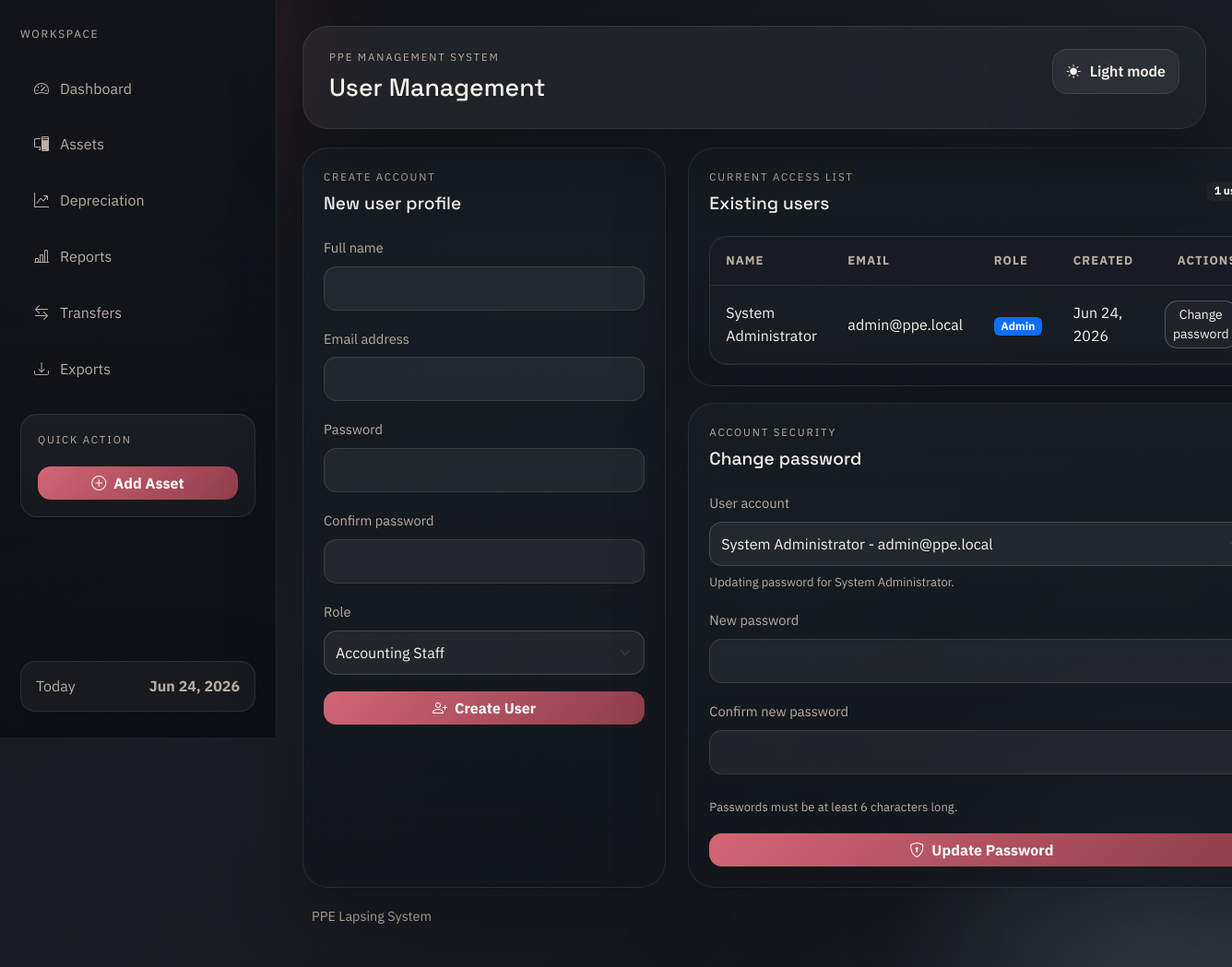
/register.php, run on the app's committed database.
### tables this page shows
CREATE TABLE IF NOT EXISTS users (
    user_id INT AUTO_INCREMENT PRIMARY KEY,
    full_name VARCHAR(100) NOT NULL,
    email VARCHAR(100) NOT NULL UNIQUE,
    password VARCHAR(255) NOT NULL,
    role ENUM('Admin', 'Accounting Staff', 'Auditor') DEFAULT 'Accounting Staff',
    created_at TIMESTAMP DEFAULT CURRENT_TIMESTAMP
);

### database.php (called while the page is built, shortened)
<?php
$dbConnectionError = null;
function db_error(): ?string
{
    global $dbConnectionError;
    return $dbConnectionError;
}

### depreciation_function.php (called while the page is built, shortened)
<?php
function count_users(PDO $pdo): int
{
    return (int) $pdo->query('SELECT COUNT(*) FROM users')->fetchColumn();
}
function fetch_users(PDO $pdo): array
{
    $statement = $pdo->query('SELECT user_id, full_name, email, role, created_at FROM users ORDER BY created_at DESC');
    return $statement->fetchAll() ?: [];
}
function fetch_user_by_id(PDO $pdo, int $userId): ?array
{
    $statement = $pdo->prepare(
        'SELECT user_id, full_name, email, role, created_at
         FROM users
         WHERE user_id = :user_id
         LIMIT 1'
    );
    $statement->execute(['user_id' => $userId]);
    $user = $statement->fetch();
    return $user ?: null;
}

### helpers.php (called while the page is built, shortened)
<?php
function e(string|null|int|float $value): string
{
    return htmlspecialchars((string) $value, ENT_QUOTES, 'UTF-8');
}
function base_url(string $path = ''): string
{
    $path = ltrim($path, '/');
    return (BASE_URL === '' ? '' : BASE_URL) . '/' . $path;
}
function format_date(?string $date, string $format = 'M d, Y'): string
{
    $timestamp = strtotime($date);
    return $timestamp ? date($format, $timestamp) : 'Invalid date';
}
function role_badge_class(string $role): string
{
    return match ($role) {
        'Admin' => 'text-bg-primary',
        'Accounting Staff' => 'text-bg-warning',
        'Auditor' => 'text-bg-info',
        default => 'text-bg-light',
    };
}
function request_value(string $key, mixed $default = ''): mixed
{
    return $_POST[$key] ?? $_GET[$key] ?? $default;
}
function selected_if(mixed $left, mixed $right): string
{
    return (string) $left === (string) $right ? 'selected' : '';
}
function pluralize(int $count, string $singular, ?string $plural = null): string
{
    return $count === 1 ? $singular : ($plural ?? $singular . 's');
}

### register.php (the view, shortened to what this page needs)
<?php
$databaseError = db_error();
$pdo = $databaseError === null ? db() : null;
$userCount = $pdo instanceof PDO ? count_users($pdo) : 0;
$bootstrapSetup = $userCount === 0;
$existingUsers = $pdo instanceof PDO ? fetch_users($pdo) : [];
$createForm = [
    'full_name' => trim((string) request_value('full_name', '')),
    'email' => trim((string) request_value('email', '')),
    'role' => (string) request_value('role', 'Accounting Staff'),
];
$selectedPasswordUserId = (int) request_value(
    'password_user_id',
    $existingUsers[0]['user_id'] ?? (current_user()['user_id'] ?? 0)
);
$existingUsers = $pdo instanceof PDO ? fetch_users($pdo) : [];
$selectedPasswordUserId = $bootstrapSetup
    ? 0
    : ($selectedPasswordUserId > 0 ? $selectedPasswordUserId : (int) ($existingUsers[0]['user_id'] ?? 0));
$selectedPasswordUser = (!$bootstrapSetup && $selectedPasswordUserId > 0)
    ? fetch_user_by_id($pdo, $selectedPasswordUserId)
    : null;
require_once APP_ROOT . '/includes/header.php';
?>
<?php if ($databaseError !== null): ?>
    <div class="alert alert-danger">Database connection failed: <?= e($databaseError) ?></div>
<?php else: ?>
    <div class="row g-4">
        <div class="col-lg-5">
            <section class="shell-card h-100">
                <div class="mb-4">
                    <p class="eyebrow mb-2"><?= $bootstrapSetup ? 'Initial setup' : 'Create account' ?></p>
                    <h2 class="section-title mb-2"><?= $bootstrapSetup ? 'First administrator' : 'New user profile' ?></h2>
                </div>
                <form method="post" class="stack-gap">
                    <div>
                        <label class="form-label" for="full_name">Full name</label>
                        <input class="form-control" id="full_name" name="full_name" value="<?= e($createForm['full_name']) ?>" required>
                    </div>
                    <div>
                        <label class="form-label" for="email">Email address</label>
                        <input class="form-control" id="email" name="email" type="email" value="<?= e($createForm['email']) ?>" required>
                    </div>
                    <div>
                        <label class="form-label" for="password">Password</label>
                        <input class="form-control" id="password" name="password" type="password" minlength="6" required>
                    </div>
                    <div>
                        <label class="form-label" for="confirm_password">Confirm password</label>
                        <input class="form-control" id="confirm_password" name="confirm_password" type="password" minlength="6" required>
                    </div>
                    <div>
                        <label class="form-label" for="role">Role</label>
                        <select class="form-select" id="role" name="role" <?= $bootstrapSetup ? 'disabled' : '' ?>>
                            <option value="Accounting Staff" <?= selected_if($createForm['role'], 'Accounting Staff') ?>>Accounting Staff</option>
                        </select>
                    </div>
                    <button class="btn btn-primary" type="submit">
                        <i class="bi bi-person-plus me-2"></i><?= $bootstrapSetup ? 'Create Admin Account' : 'Create User' ?>
                    </button>
                </form>
            </section>
        </div>
        <?php if (!$bootstrapSetup): ?>
            <div class="col-lg-7">
                <div class="stack-gap h-100">
                <section class="shell-card">
                    <div class="d-flex justify-content-between align-items-center mb-4">
                        <div>
                            <p class="eyebrow mb-2">Current access list</p>
                            <h2 class="section-title mb-0">Existing users</h2>
                        </div>
                        <span class="badge text-bg-dark"><?= e((string) $userCount) ?> <?= e(pluralize($userCount, 'user')) ?></span>
                    </div>
                    <div class="table-wrap">
                        <table class="table align-middle">
                            <thead>
                                <tr>
                                    <th>Name</th>
                                    <th>Email</th>
                                    <th>Role</th>
                                    <th>Created</th>
                                    <th class="text-end">Actions</th>
                                </tr>
                            </thead>
                            <tbody>
                                <?php foreach ($existingUsers as $user): ?>
                                    <tr>
                                        <td><?= e($user['full_name']) ?></td>
                                        <td><?= e($user['email']) ?></td>
                                        <td><span class="badge <?= e(role_badge_class((string) $user['role'])) ?>"><?= e($user['role']) ?></span></td>
                                        <td><?= e(format_date((string) $user['created_at'])) ?></td>
                                        <td class="text-end">
                                            <a class="btn btn-sm btn-outline-light" href="<?= e(base_url('auth/register.php?password_user_id=' . $user['user_id'] . '#password-panel')) ?>">
                                                Change password
                                            </a>
                                        </td>
                                    </tr>
                                <?php endforeach; ?>
                            </tbody>
                        </table>
                    </div>
                </section>
                <section class="shell-card" id="password-panel">
                    <div class="mb-4">
                        <p class="eyebrow mb-2">Account security</p>
                        <h2 class="section-title mb-2">Change password</h2>
                    </div>
                    <form method="post" class="stack-gap">
                        <div>
                            <label class="form-label" for="password_user_id">User account</label>
                            <select class="form-select" id="password_user_id" name="password_user_id" required>
                                <?php foreach ($existingUsers as $user): ?>
                                    <option value="<?= e((string) $user['user_id']) ?>" <?= selected_if($selectedPasswordUserId, $user['user_id']) ?>>
                                        <?= e($user['full_name'] . ' - ' . $user['email']) ?>
                                    </option>
                                <?php endforeach; ?>
                            </select>
                            <?php if ($selectedPasswordUser): ?>
                                <div class="form-help">
                                    Updating password for <?= e($selectedPasswordUser['full_name']) ?>.
                                </div>
                            <?php endif; ?>
                        </div>
                        <div>
                            <label class="form-label" for="new_password">New password</label>
                            <input class="form-control" id="new_password" name="new_password" type="password" minlength="6" required>
                        </div>
                        <div>
                            <label class="form-label" for="confirm_new_password">Confirm new password</label>
                            <input class="form-control" id="confirm_new_password" name="confirm_new_password" type="password" minlength="6" required>
                        </div>
                        <div class="form-help">Passwords must be at least 6 characters long.</div>
                        <button class="btn btn-primary" type="submit">
                            <i class="bi bi-shield-lock me-2"></i>Update Password
                        </button>
                    </form>
                </section>
                </div>
            </div>
        <?php endif; ?>
    </div>
<?php endif; ?>
<?php require_once APP_ROOT . '/includes/footer.php'; ?>

### app.css (style rules this page uses)
:root { --bg-950: #111317; --bg-900: #1a1e24; --bg-850: rgba(26, 30, 36, 0.86); --panel-900: rgba(18, 22, 28, 0.78); --panel-800: rgba(24, 29, 36, 0.9); --panel-700: rgba(31, 37, 46, 0.92); --line-soft: rgba(199, 186, 172, 0.12); --line-strong: rgba(199, 186, 172, 0.22); --text-main: #f7f3ee; --text-soft: #b9ada1; --accent: #c55362; --accent-2: #c89a63; --accent-cool: #7d93ac; --danger: #da7d88; --success: #7bcf9e; --focus-ring: rgba(197, 83, 98, 0.18); --radius-xl: 28px; --radius-lg: 20px; --radius-md: 14px; --shadow-soft: 0 28px 80px rgba(0, 0, 0, 0.26); }
* { box-sizing: border-box; }
body { min-height: 100vh; color: var(--text-main); background: radial-gradient(circle at top left, rgba(197, 83, 98, 0.18), transparent 26%), radial-gradient(circle at bottom right, rgba(125, 147, 172, 0.14), transparent 28%), linear-gradient(145deg, #101216 0%, #1a1e24 48%, #121419 100%); font-family: 'IBM Plex Sans', sans-serif; line-height: 1.55; position: relative; }
a { color: inherit; }
.dashboard-body, .auth-body { overflow-x: hidden; }
.brand-block, .topbar, .shell-card, .sidebar-note, .auth-card, .hero-panel { border: 1px solid var(--line-soft); box-shadow: var(--shadow-soft); }
.brand-kicker, .eyebrow { text-transform: uppercase; letter-spacing: 0.16em; font-size: 0.72rem; color: var(--text-soft); }
.shell-card, .glass-card, .table-card, .metric-card, .auth-card, .hero-panel { background: linear-gradient(180deg, var(--panel-800), var(--panel-900)); border-radius: var(--radius-xl); backdrop-filter: blur(14px); }
.shell-card { transition: border-color 0.18s ease, transform 0.18s ease; }
.shell-card, .glass-card, .table-card { padding: 22px; }
.section-title { font-family: 'Space Grotesk', sans-serif; font-size: 1.2rem; }
.table-wrap { overflow-x: auto; border: 1px solid var(--line-soft); border-radius: 20px; background: rgba(255, 255, 255, 0.02); }
.table { --bs-table-bg: transparent; --bs-table-color: var(--text-main); --bs-table-border-color: var(--line-soft); margin-bottom: 0; }
.table thead th { border-bottom-width: 1px; color: var(--text-soft); font-size: 0.82rem; text-transform: uppercase; letter-spacing: 0.08em; background: rgba(24, 28, 35, 0.92); position: sticky; top: 0; z-index: 1; }
.table thead th, .table tbody td, .table tbody th { padding: 1rem 1.05rem; }
.form-control, .form-select, .form-control:focus, .form-select:focus, .form-control[readonly] { background-color: rgba(255, 255, 255, 0.06); border-color: var(--line-strong); color: var(--text-main); border-radius: 14px; box-shadow: none; min-height: 48px; transition: border-color 0.18s ease, background-color 0.18s ease, box-shadow 0.18s ease; }
.form-select option, .form-select optgroup { color: #08131d; background-color: #f6fbff; }
.form-control::placeholder { color: rgba(255, 255, 255, 0.45); }
.form-label { color: var(--text-soft); font-size: 0.92rem; }
.form-help { margin-top: 8px; color: var(--text-soft); font-size: 0.82rem; }
.btn { border-radius: 14px; transition: transform 0.18s ease, background-color 0.18s ease, border-color 0.18s ease; }
.btn-primary { background: linear-gradient(135deg, #d26674, #8f3d4b); border: none; color: #fff8f7; font-weight: 700; }
.btn-outline-light { border-color: rgba(255, 255, 255, 0.22); color: var(--text-main); background: rgba(255, 255, 255, 0.03); }
.stack-gap { display: grid; gap: 18px; }

### data on the page
users: full_name "System Administrator", email "admin@ppe.local", role "Admin", created_at "Jun 24, 2026"

### other printed values
$item['label'] "Dashboard"
$item['label'] "Assets"
$item['label'] "Depreciation"
$item['label'] "Reports"
$item['label'] "Transfers"
$item['label'] "Exports"
$pageHeading "User Management"
$userCount "1"
APP_NAME "PPE Lapsing System"
form field password_user_id "System Administrator - admin@ppe.local"
